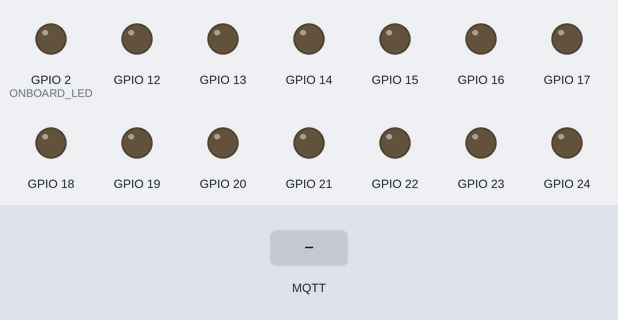
The program below on a simulated ESP32. On the bench: output pins drawn as LEDs (lit = HIGH). Dashed ring = blinking. The test bench sets the inputs (shaded band). WiFi joins after 1.5 s; servers stay silent unless stated; no MQTT or app messages arrive unless stated; what the program prints to the serial monitor is not drawn.

Above: at 1.7 s.
1.8 s: MQTT message "BUTTONPLACEHOLDER" arrives on the first subscribed topic
At 1.96 s:
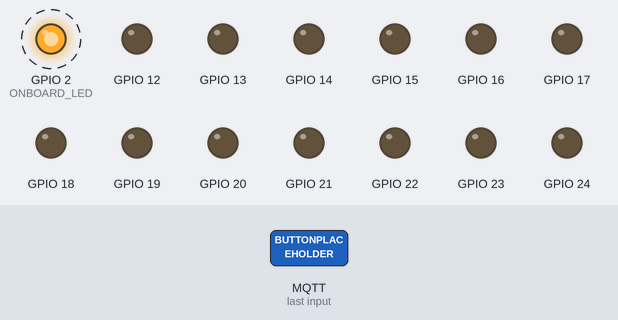
6.3 s: MQTT message "true" arrives on the first subscribed topic
At 7.7 s:
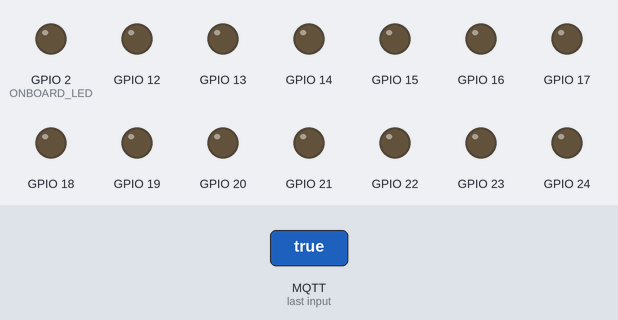
8.0 s: MQTT message "/esp32/output" arrives on the first subscribed topic
At 8.16 s:
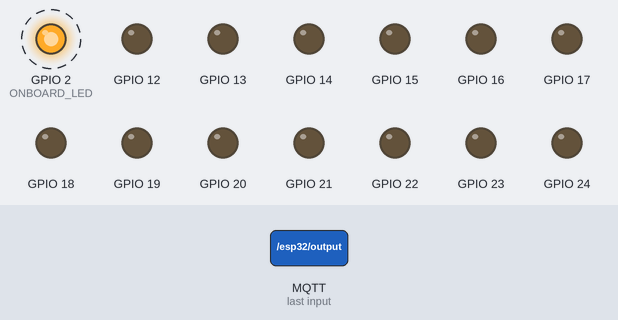
Timing chart, 0 to 10.9 s (numbered marks = the images above; inputs shaded):
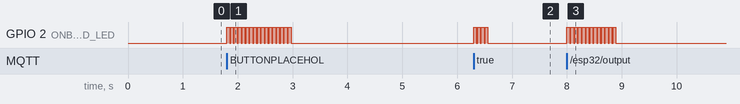

The program:

main.cpp
```cpp
#include <Arduino.h>
#include <gears.h>

int motores[]={13, 12, 14, 27, 26, 33, 32};

AsyncWebServer server(80);

const char* ssid = "Aula14";
const char* password = "";
const char * hostName = "esp-gears";
//MQTT Broker IP address
// poniendo el dominio, el dns necesita un par de intentos
// usamos ip publica programacionremota.danielcastelao.org =
const char* mqtt_server = "2.136.232.50";
WiFiClient espClient;
PubSubClient client(espClient);

const char* PARAM_MESSAGE = "gpio";

void notFound(AsyncWebServerRequest *request) {
    request->send(404, "text/plain", "Not found");
}

String outputState(int output){
  if(digitalRead(output)){
    return "checked";
  }
  else {
    return "";
  }
}

// Replaces placeholder with button section in your web page
String processor(const String& var){
  //Serial.println(var);
  if(var == "BUTTONPLACEHOLDER"){
    String buttons = "";
    buttons += "<div><h4>Output - GPIO 13</h4><label class=\"switch\"><input type=\"checkbox\" onchange=\"toggleCheckbox(this)\" id=\"13\" " + outputState(13) + "><span class=\"slider\"></span></label></div>";
    buttons += "<div><h4>Output - GPIO 12</h4><label class=\"switch\"><input type=\"checkbox\" onchange=\"toggleCheckbox(this)\" id=\"12\" " + outputState(12) + "><span class=\"slider\"></span></label></div>";
    buttons += "<div><h4>Output - GPIO 14</h4><label class=\"switch\"><input type=\"checkbox\" onchange=\"toggleCheckbox(this)\" id=\"14\" " + outputState(14) + "><span class=\"slider\"></span></label></div>";
    buttons += "<div><h4>Output - GPIO 27</h4><label class=\"switch\"><input type=\"checkbox\" onchange=\"toggleCheckbox(this)\" id=\"27\" " + outputState(27) + "><span class=\"slider\"></span></label></div>";
    buttons += "<div><h4>Output - GPIO 26</h4><label class=\"switch\"><input type=\"checkbox\" onchange=\"toggleCheckbox(this)\" id=\"26\" " + outputState(26) + "><span class=\"slider\"></span></label></div>";
    buttons += "<div><h4>Output - GPIO 32</h4><label class=\"switch\"><input type=\"checkbox\" onchange=\"toggleCheckbox(this)\" id=\"32\" " + outputState(32) + "><span class=\"slider\"></span></label></div>";
    buttons += "<div><h4>Output - GPIO 33</h4><label class=\"switch\"><input type=\"checkbox\" onchange=\"toggleCheckbox(this)\" id=\"33\" " + outputState(33) + "><span class=\"slider\"></span></label></div>";
    return buttons;
  }
  return String();
}

// parpadeo del onboard led
void flash(int veces){
  for (int i=0; i<veces; i++){
    digitalWrite(ONBOARD_LED, HIGH);
    delay(50);
    digitalWrite(ONBOARD_LED, LOW);
    delay(20);
  }

}

void update(int gpio, String state){
  if (state == "true") {
    digitalWrite(gpio, HIGH);
    Serial.println("Enciendo");
  } else {
    digitalWrite(gpio, LOW);
    Serial.println("Apago");
  }
}

void callback(char* topic, byte* message, unsigned int length) {
  Serial.print("Message arrived on topic: ");
  Serial.print(topic);
  Serial.print(". Message: ");
  String messageTemp;

  for (int i = 0; i < length; i++) {
    flash(1);
    Serial.print((char)message[i]);
    messageTemp += (char)message[i];
  }
  Serial.println();

  String topicStr(topic);
  int cuadroGPIO = 0;
  if (topicStr.indexOf('/') >= 0) {
    // The topic includes a '/', we'll try to read the number of bottles from just after that
    topicStr.remove(0, topicStr.indexOf('/')+1);
    // Now see if there's a number of bottles after the '/'
    cuadroGPIO = topicStr.toInt();
  }
  Serial.print("Cuadro nro:");Serial.println(cuadroGPIO);

  update(cuadroGPIO, messageTemp);

  // If a message is received on the topic esp32/output, you check if the message is either "on" or "off".
  // Changes the output state according to the message
  if (String(topic) == "/esp32/output") {
    Serial.print("Changing output to ");
    if(messageTemp == "on"){
      Serial.println("on");
      digitalWrite(12, HIGH);
    }
    else if(messageTemp == "off"){
      Serial.println("off");
      digitalWrite(12, LOW);
    }
  }
}

void reconnect() {
  // Loop until we're reconnected
  while (!client.connected()) {
    Serial.print("Attempting MQTT connection...");
    // Attempt to connect
    if (client.connect("ESP32Client")) {
      Serial.println("connected");
      // Subscribe
      client.subscribe("gears/#");
    } else {
      Serial.print("failed, rc=");
      Serial.print(client.state());
      Serial.println(" try again in seconds");
      // Wait 5 seconds before retrying
      flash(30);
    }
  }
}


void setup() {
  Serial.begin(115200);
  Serial.setDebugOutput(true);

// configuramos los pines de salida
pinMode(ONBOARD_LED, OUTPUT);
for (int i=12; i<34; i++){
    pinMode(i, OUTPUT);
    digitalWrite(i, LOW);
    Serial.print(i);Serial.print(".");
  }

// conectamos a la wifi
  WiFi.mode(WIFI_MODE_STA);
  WiFi.begin(ssid, password);
  if (WiFi.status() != WL_CONNECTED) {
      delay(500);
      Serial.print(".");
  }

  server.on("/", HTTP_GET, [](AsyncWebServerRequest *request){
      request->send_P(200, "text/html", index_html, processor);
  });

  // Send a GET request to <ESP_IP>/update?output=<inputMessage1>&state=<inputMessage2>
  server.on("/update", HTTP_GET, [] (AsyncWebServerRequest *request) {
    String inputMessage1;
    String inputMessage2;
    // GET input1 value on <ESP_IP>/update?output=<inputMessage1>&state=<inputMessage2>
    if (request->hasParam(PARAM_INPUT_1) && request->hasParam(PARAM_INPUT_2)) {
      inputMessage1 = request->getParam(PARAM_INPUT_1)->value();
      inputMessage2 = request->getParam(PARAM_INPUT_2)->value();
      digitalWrite(inputMessage1.toInt(), inputMessage2.toInt());
    }
    else {
      inputMessage1 = "No message sent";
      inputMessage2 = "No message sent";
    }
    Serial.print("GPIO: ");
    Serial.print(inputMessage1);
    Serial.print(" - Set to: ");
    Serial.println(inputMessage2);
    request->send(200, "text/plain", "OK");
  });

  // Send a GET request to <IP>/on?gpio=<message>
  server.on("/on", HTTP_GET, [] (AsyncWebServerRequest *request) {
      String message;
      int gpio;
      if (request->hasParam(PARAM_MESSAGE)) {
          message = request->getParam(PARAM_MESSAGE)->value();
          gpio = message.toInt();
          digitalWrite(gpio, HIGH);
      } else {
          message = "No gpio sent";
      }
      request->send(200, "text/plain", "ON GPIO: " + message);

  });

  // Send a GET request to <IP>/off?gpio=<message>
  server.on("/off", HTTP_GET, [] (AsyncWebServerRequest *request) {
      String message;
      int gpio;
      if (request->hasParam(PARAM_MESSAGE)) {
          message = request->getParam(PARAM_MESSAGE)->value();
          gpio = message.toInt();
          digitalWrite(gpio, LOW);
      } else {
          message = "No gpio sent";
      }
      request->send(200, "text/plain", "OFF GPIO: " + message);

  });

  // Send a POST request to <IP>/post with a form field message set to <message>
  server.on("/post", HTTP_POST, [](AsyncWebServerRequest *request){
      String message;
      if (request->hasParam(PARAM_MESSAGE, true)) {
          message = request->getParam(PARAM_MESSAGE, true)->value();
      } else {
          message = "No message sent";
      }
      request->send(200, "text/plain", "Hello, POST: " + message);
  });

  server.onNotFound(notFound);

  // Start web server
  server.begin();
  // Print local IP address
  // TODO no la imprime ¿porque?
  Serial.println();
  Serial.print("IP AP address: ");
  Serial.println(WiFi.softAPIP());
  Serial.print("IP address: ");
  Serial.println(WiFi.localIP());
  Serial.print("ESP32 Board MAC Address:  ");
  Serial.println(WiFi.macAddress());

  // configuracion mqtt
  client.setServer(mqtt_server, 1883);
  client.setCallback(callback);
}

void loop() {

  if (!client.connected()) {
    reconnect();
  }
  client.loop();

  /*for (int i=0; i<7; i++){
    digitalWrite(motores[i], HIGH);
    Serial.print(motores[i]);Serial.print(".");
  }
  delay(5000);
  for (int i=0; i<7; i++){
    digitalWrite(motores[i], LOW);
  }
  delay(2000);
  Serial.println();
*/
}
```

gears.h
```cpp
/*
*
* definiciones utilizadas en el codigo principal
*
*/

#include <WiFi.h>
#include <AsyncTCP.h>
#include <ESPAsyncWebServer.h>
#include <PubSubClient.h>

// salida por terminal
#define DEBUG false

#define ONBOARD_LED 2

const char* PARAM_INPUT_1 = "output";
const char* PARAM_INPUT_2 = "state";

const char index_html[] PROGMEM = R"rawliteral(
<!DOCTYPE HTML><html>
<head>
  <title>ESP Web Server</title>
  <meta name="viewport" content="width=device-width, initial-scale=1">
  <link rel="icon" href="data:,">
  <style>
    html {font-family: Arial; display: inline-block; text-align: center;}
    h2 {font-size: 3.0rem;}
    p {font-size: 3.0rem;}
    body {max-width: 600px; margin:0px auto; padding-bottom: 25px;}
    .grid {display: grid; grid-template-columns: 1fr 1fr 1fr; grid-template-rows: 1fr 1fr 1fr;}
    .switch {position: relative; display: inline-block; width: 120px; height: 68px}
    .switch input {display: none}
    .slider {position: absolute; top: 0; left: 0; right: 0; bottom: 0; background-color: #ccc; border-radius: 6px}
    .slider:before {position: absolute; content: ""; height: 52px; width: 52px; left: 8px; bottom: 8px; background-color: #fff; -webkit-transition: .4s; transition: .4s; border-radius: 3px}
    input:checked+.slider {background-color: #b30000}
    input:checked+.slider:before {-webkit-transform: translateX(52px); -ms-transform: translateX(52px); transform: translateX(52px)}
  </style>
</head>
<body>
  <h2>ESP Web Gears</h2>
  <div class="grid">
  %BUTTONPLACEHOLDER%
  </div>
<script>function toggleCheckbox(element) {
  var xhr = new XMLHttpRequest();
  if(element.checked){ xhr.open("GET", "/update?output="+element.id+"&state=1", true); }
  else { xhr.open("GET", "/update?output="+element.id+"&state=0", true); }
  xhr.send();
}
</script>
</body>
</html>
)rawliteral";
```

Measured:
- after the input at 1.8 s, GPIO 2 (ONBOARD_LED): alternates HIGH for 0.05 s and LOW for 0.02 s, 34 changes in all, then stays LOW, starting at once
- after the input at 6.3 s, GPIO 2 (ONBOARD_LED): alternates HIGH for 0.05 s and LOW for 0.02 s, 8 changes in all, then stays LOW, starting at once
- after the input at 8.0 s, GPIO 2 (ONBOARD_LED): alternates HIGH for 0.05 s and LOW for 0.02 s, 26 changes in all, then stays LOW, starting at once
